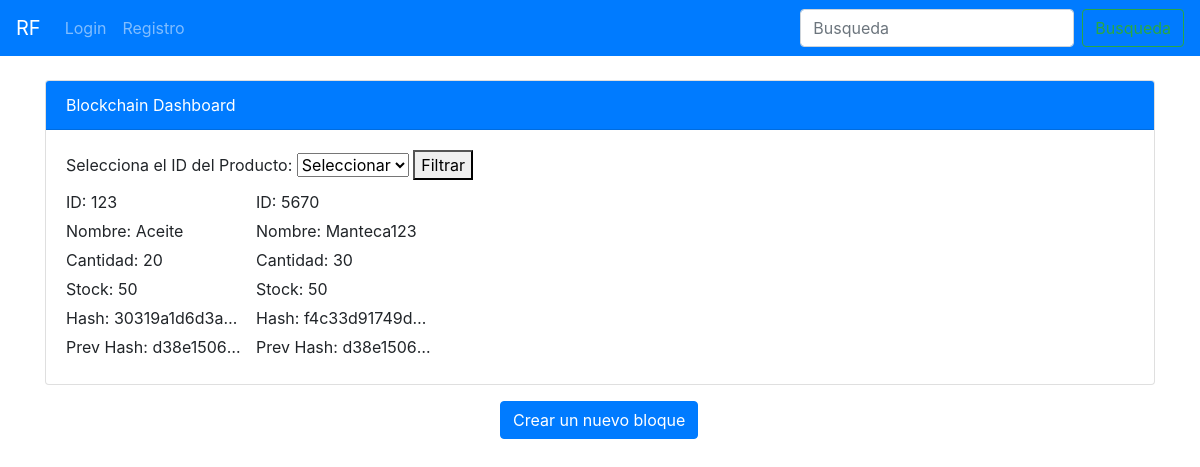
The page /blockchain/dashboard/ on the database its author committed.
### blockchain/models.py (models this page shows)
class Block(models.Model):
    producto_id = models.CharField(max_length=100)
    nombre = models.CharField(max_length=100)
    cantidad = models.IntegerField()
    stock = models.IntegerField()
    hash = models.CharField(max_length=64)
    prev_hash = models.CharField(max_length=64)
    timestamp = models.DateTimeField(auto_now_add=True)
    def __str__(self):
        return f'Bloque {self.id} - {self.nombre}'

### blockchain/views.py (the view)
# urls.py: path('dashboard/', views.blockchain_dashboard, name='blockchain_dashboard'),  # Ruta para el dashboard
def blockchain_dashboard(request):
    all_ids = Block.objects.values_list('producto_id', flat=True).distinct()
    print(f"All IDs: {all_ids}")  # Agrega esta línea para depurar
    producto_id = request.GET.get('producto_id')
    if producto_id:
        blocks = Block.objects.filter(producto_id=producto_id)
    else:
        blocks = Block.objects.all()
    print(f"Blocks: {blocks}")  # Agrega esta línea para depurar
    context = {
        'all_ids': all_ids,
        'blocks': blocks,
    }
    return render(request, 'blockchain/dashboard.html', context)

### templates/blockchain/dashboard.html (shortened to what this page needs)
<!DOCTYPE html>
<html lang="es">
<head>
</head>
<body>
    {% block content %}
    {% include 'partials/nav.html'%}
    <div class="container mt-4">
        <div class="card">
            <div class="card-header bg-primary text-white">Blockchain Dashboard</div>
            <div class="card-body">
            <form method="get" action="{% url 'blockchain_dashboard' %}">
                <label for="producto_id">Selecciona el ID del Producto:</label>
                <select id="producto_id" name="producto_id">
                    <option value=""> Seleccionar </option>
                </select>
                <button type="submit">Filtrar</button>
            </form>
            <div class="block-container">
                {% for block in blocks %}
                <div class="block">
                    <p>ID: {{ block.producto_id }}</p>
                    <p>Nombre: {{ block.nombre }}</p>
                    <p>Cantidad: {{ block.cantidad }}</p>
                    <p>Stock: {{ block.stock }}</p>
                    <p>Hash: {{ block.hash }}</p>
                    <p>Prev Hash: {{ block.prev_hash }}</p>
                </div>
                {% endfor %}
            </div>
        </div>
    </div>
<div class="container mt-3">
<div class="mx-auto " style="width: 200px;">
<a href="{% url 'block-index' %}" class="btn btn-primary">
    Crear un nuevo bloque</a></div>
</div>
{% endblock%}
</body>
</html>

### templates/blockchain/dashboard.html (style rules this page uses)
.block-container { display: flex; flex-wrap: wrap; gap: 10px; }
.block p { margin: 5px 0; overflow: hidden; white-space: nowrap; text-overflow: ellipsis; max-width: 180px; }
.block p { margin: 5px 0; }

### rows shown on the page
Block: producto_id "123", nombre "Aceite", cantidad "20", stock "50", hash "30319a1d6d3a…", prev_hash "d38e1506…"
Block: producto_id "5670", nombre "Manteca123", cantidad "30", stock "50", hash "f4c33d91749d…", prev_hash "d38e1506…"
